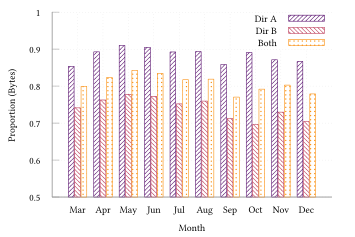

Recreate this plot in gnuplot.
set terminal tikz standalone color size 9cm,6cm font '\scriptsize' preamble '\usepackage{microtype} \usepackage{libertinus} \usepackage{libertinust1math} \usepackage[binary-units, per-mode=symbol]{siunitx}\sisetup{detect-all} \newcommand{\approachshort}{OPaL} \newcommand{\Coopfw}{CoOp} \newcommand{\coopfw}{\Coopfw} \newcommand{\Indfw}{Ind} \newcommand{\indfw}{\Indfw}'
set output "ca-monthly-bytes.tex"

load "gnuplot-palettes/inferno.pal"

set boxwidth 0.9
set style data histogram
set style histogram cluster gap 1
set style fill solid border
set datafile separator ","
unset colorbox

set xlabel "Month"
set ylabel "Proportion (Bytes)"

set yrange [0.5:1.0]
set key at 10,1

plot '../results/dirA-1.csv' u 13: xtic(1) title "Dir A" lc palette frac 0.25 fill pattern 1, \
     '../results/dirB-1.csv' u 13 title "Dir B" lc palette frac 0.5 fill pattern 2, \
     '../results/biDir-1.csv' u 13 title "Both" lc palette frac 0.75 fill pattern 7
